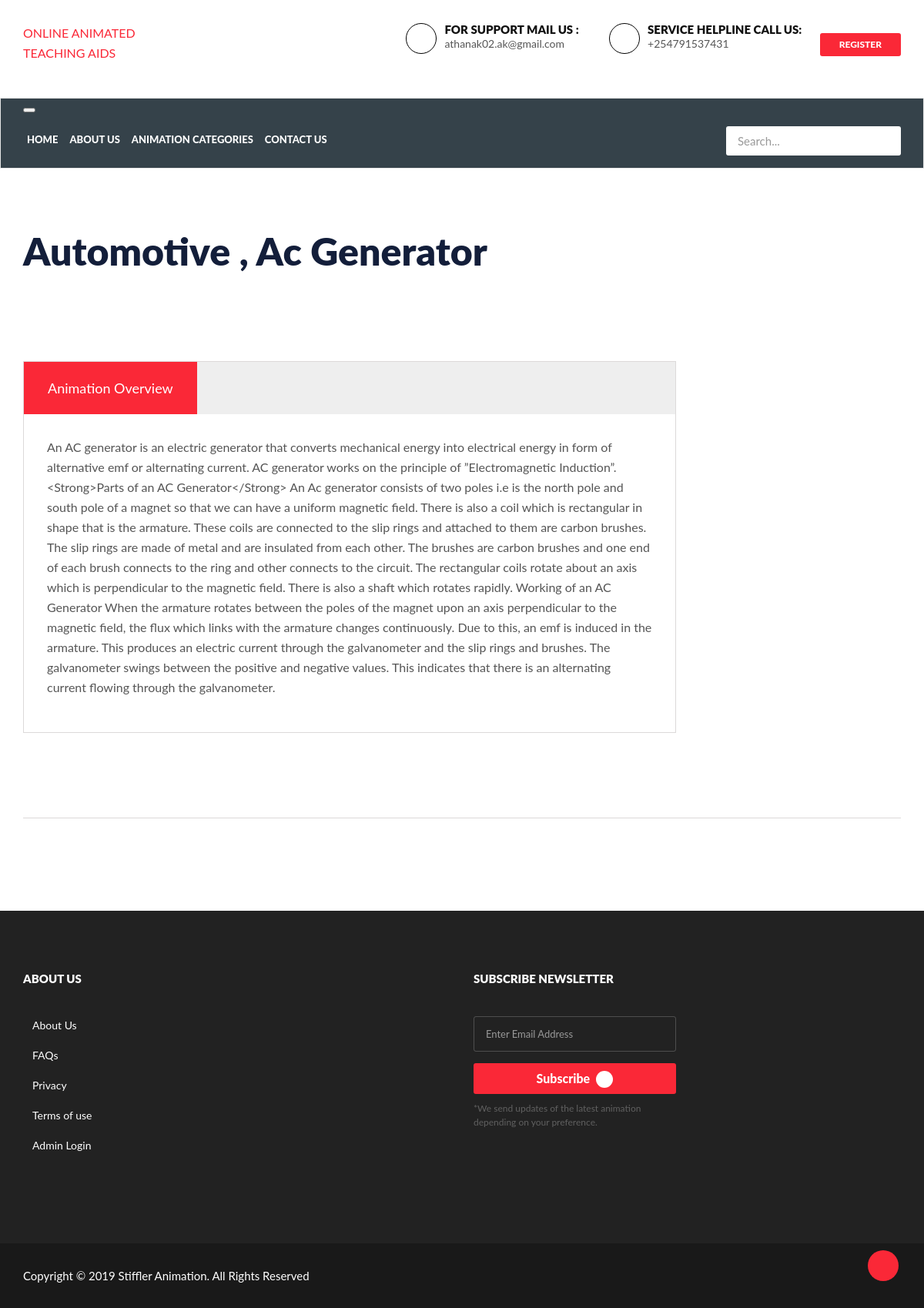
The page /animation-details.php?aid=11 on the database its author committed.
### tables this page shows
CREATE TABLE `tblanimations` (
  `id` int(11) NOT NULL,
  `AnimationsTitle` varchar(150) DEFAULT NULL,
  `AnimationsCategory` int(11) DEFAULT NULL,
  `AnimationsOverview` longtext,
  `Vimage1` varchar(120) DEFAULT NULL,
  `Vimage2` varchar(120) DEFAULT NULL,
  `Vimage3` varchar(120) DEFAULT NULL,
  `Vimage4` varchar(120) DEFAULT NULL,
  `Vimage5` varchar(120) DEFAULT NULL,
  `RenderingDate` timestamp NOT NULL DEFAULT CURRENT_TIMESTAMP,
  `UpdationDate` timestamp NULL DEFAULT NULL ON UPDATE CURRENT_TIMESTAMP
);

CREATE TABLE `tblcategories` (
  `id` int(11) NOT NULL,
  `CategoryName` varchar(120) NOT NULL,
  `CreationDate` timestamp NULL DEFAULT CURRENT_TIMESTAMP,
  `UpdationDate` timestamp NULL DEFAULT NULL ON UPDATE CURRENT_TIMESTAMP
);

### animation-details.php (the view, shortened to what this page needs)
<?php
include('include/database.php');
?>
<!DOCTYPE HTML>
<html lang="en">
<head>
   <link rel="stylesheet" href="assets/bootstrap.min.css" type="text/css">
<link rel="stylesheet" href="assets/slick.css" type="text/css">
<link rel="stylesheet" href="assets/owl.carousel.css" type="text/css">
<link rel="stylesheet" href="assets/owl.transitions.css" type="text/css">
<link href="assets/bootstrap-slider.min.css" rel="stylesheet">
<link href="assets/font-awesome.min.css" rel="stylesheet">
   <link rel="stylesheet" href="https://stackpath.bootstrapcdn.com/bootstrap/3.4.1/css/bootstrap.min.css">
	<link rel="stylesheet" href="https://maxcdn.bootstrap/3.2.1/css/bootstrap.theme.mini.css">
	<link rel="stylesheet"  href="assets/master.css">
</head>
<body>
<?php include('include/header.php');?>
<?php
$aid=intval($_GET['aid']);
$sql = "SELECT tblanimations.*,tblcategories.CategoryName,tblcategories.id as cid  from tblanimations join tblcategories on tblcategories.id=tblanimations.AnimationsCategory where tblanimations.id=:aid";
$query = $conn -> prepare($sql);
$query->bindParam(':aid',$aid, PDO::PARAM_STR);
$query->execute();
$results=$query->fetchAll(PDO::FETCH_OBJ);
if($query->rowCount() > 0)
{
foreach($results as $result)
{
?>
<section class="listing-detail">
  <div class="container">
    <div class="listing_detail_head row">
      <div class="col-md-9">
        <h2><?php echo htmlentities($result->CategoryName);?> , <?php echo htmlentities($result->AnimationsTitle);?></h2>
      </div>
      <div class="col-md-3">
      </div>
    </div>
    <div class="row">
      <div class="col-md-9">
        <div class="listing_more_info">
          <div class="listing_detail_wrap">
            <ul class="nav nav-tabs gray-bg" role="tablist">
              <li role="presentation" class="active"><a href="#animation-overview " aria-controls="animation-overview" role="tab" data-toggle="tab">Animation Overview </a></li>
            </ul>
            <div class="tab-content">
              <div role="tabpanel" class="tab-pane active" id="animation-overview">
                <p><?php echo htmlentities($result->AnimationsOverview);?></p>
              </div>
            </div>
          </div>
        </div>
<?php }} ?>
      </div>
    </div>
    <div class="space-20"></div>
    <div class="divider"></div>
  </div>
</section>
<?php include('include/footer.php');?>
<div id="back-top" class="back-top"> <a href="#top"><i class="fa fa-angle-up" aria-hidden="true"></i> </a> </div>
</body>
</html>

### rows shown on the page
tblanimations: tblcategories.CategoryName "Automotive", AnimationsTitle "Ac Generator", AnimationsOverview "An AC generator is an electric generator that converts mechanical energy into electrical energy in form of alternative emf or alternating current. AC generator works on the principle of ”Electromagnetic Induction”. <Strong>Parts of an AC Generator</Strong> An Ac generator consists of two poles i.e is the north pole and south pole of a magnet so that we can have a uniform magnetic field. There is also a coil which is rectangular in shape that is the armature. These coils are connected to the slip rings and attached to them are carbon brushes. The slip rings are made of metal and are insulated from each other. The brushes are carbon brushes and one end of each brush connects to the ring and…"
